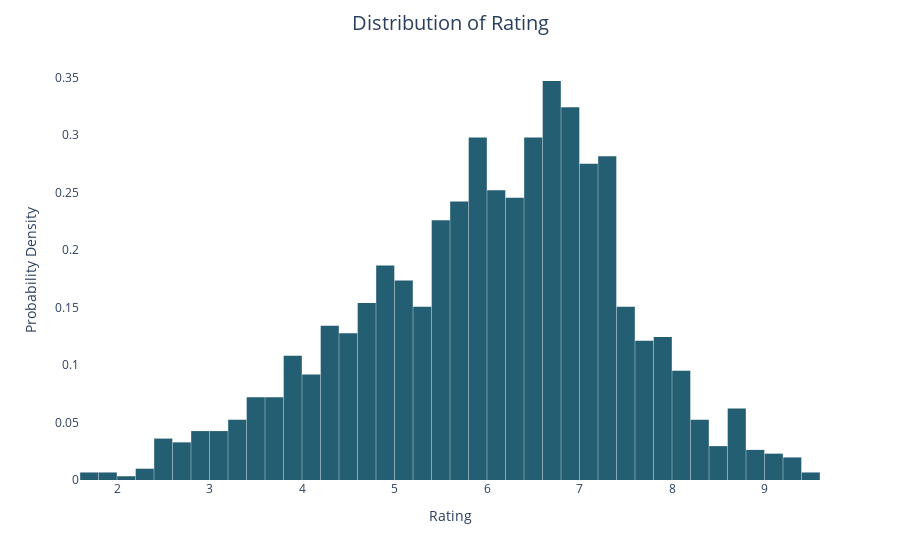

Notebook code for this chart:
### Code cell
fig_rating = px.histogram(imdb, x = 'Rating', histnorm='probability density', nbins = 40, color_discrete_sequence = colors)
fig_rating.update_traces(selector=dict(type='histogram'))
fig_rating.update_layout(title='Distribution of Rating', title_x=0.5, title_pad=dict(t=20), title_font=dict(size=20), xaxis_title='Rating', yaxis_title='Probability Density', xaxis=dict(showgrid=False), yaxis=dict(showgrid=False), bargap=0.02, plot_bgcolor = 'white')
fig_rating.show()

### Figure 1 — Plotly figure (JSON) as saved in the notebook; plotly's stock layout.template omitted (floating-point values rounded to 4 significant figures; data arrays with more than 128 entries replaced by an {"elided": "..."} marker saying what was removed)
{"data": [{"alignmentgroup": "True", "bingroup": "x", "histnorm": "probability density", "hovertemplate": "Rating=%{x}<br>probability density=%{y}<extra></extra>", "legendgroup": "", "marker": {"color": "#235E72", "pattern": {"shape": ""}}, "name": "", "nbinsx": 40, "offsetgroup": "", "orientation": "v", "showlegend": false, "type": "histogram", "x": {"elided": "1528 float values"}, "xaxis": "x", "yaxis": "y"}], "layout": {"bargap": 0.02, "barmode": "relative", "legend": {"tracegroupgap": 0}, "margin": {"t": 60}, "plot_bgcolor": "white", "title": {"font": {"size": 20}, "pad": {"t": 20}, "text": "Distribution of Rating", "x": 0.5}, "xaxis": {"anchor": "y", "domain": [0, 1], "showgrid": false, "title": {"text": "Rating"}}, "yaxis": {"anchor": "x", "domain": [0, 1], "showgrid": false, "title": {"text": "Probability Density"}}}}
